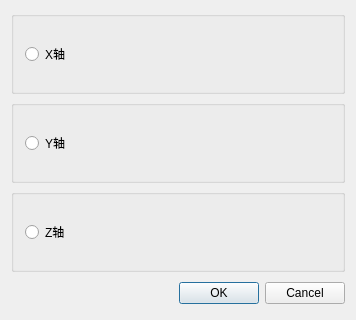
<?xml version="1.0" encoding="UTF-8"?>
<ui version="4.0">
 <class>View_RenderClass</class>
 <widget class="QDialog" name="View_RenderClass">
  <property name="geometry">
   <rect>
    <x>0</x>
    <y>0</y>
    <width>356</width>
    <height>320</height>
   </rect>
  </property>
  <property name="windowTitle">
   <string>View_Render</string>
  </property>
  <layout class="QGridLayout" name="gridLayout_4">
   <item row="0" column="0">
    <layout class="QVBoxLayout" name="verticalLayout_2" stretch="100,0">
     <item>
      <layout class="QVBoxLayout" name="verticalLayout">
       <item>
        <widget class="QGroupBox" name="groupBox">
         <property name="title">
          <string/>
         </property>
         <layout class="QGridLayout" name="gridLayout">
          <item row="0" column="0">
           <widget class="QRadioButton" name="XRadioButton">
            <property name="text">
             <string>X轴</string>
            </property>
           </widget>
          </item>
         </layout>
        </widget>
       </item>
       <item>
        <widget class="QGroupBox" name="groupBox_2">
         <property name="title">
          <string/>
         </property>
         <layout class="QGridLayout" name="gridLayout_2">
          <item row="0" column="0">
           <widget class="QRadioButton" name="YRadioButton">
            <property name="text">
             <string>Y轴</string>
            </property>
           </widget>
          </item>
         </layout>
        </widget>
       </item>
       <item>
        <widget class="QGroupBox" name="groupBox_3">
         <property name="title">
          <string/>
         </property>
         <layout class="QGridLayout" name="gridLayout_3">
          <item row="0" column="0">
           <widget class="QRadioButton" name="ZRadioButton">
            <property name="text">
             <string>Z轴</string>
            </property>
           </widget>
          </item>
         </layout>
        </widget>
       </item>
      </layout>
     </item>
     <item>
      <layout class="QHBoxLayout" name="_2">
       <property name="spacing">
        <number>6</number>
       </property>
       <property name="leftMargin">
        <number>0</number>
       </property>
       <property name="topMargin">
        <number>0</number>
       </property>
       <property name="rightMargin">
        <number>0</number>
       </property>
       <property name="bottomMargin">
        <number>0</number>
       </property>
       <item>
        <spacer>
         <property name="orientation">
          <enum>Qt::Horizontal</enum>
         </property>
         <property name="sizeHint" stdset="0">
          <size>
           <width>131</width>
           <height>31</height>
          </size>
         </property>
        </spacer>
       </item>
       <item>
        <widget class="QPushButton" name="okButton">
         <property name="text">
          <string>OK</string>
         </property>
        </widget>
       </item>
       <item>
        <widget class="QPushButton" name="cancelButton">
         <property name="text">
          <string>Cancel</string>
         </property>
        </widget>
       </item>
      </layout>
     </item>
    </layout>
   </item>
  </layout>
 </widget>
 <layoutdefault spacing="6" margin="11"/>
 <resources/>
 <connections/>
</ui>
